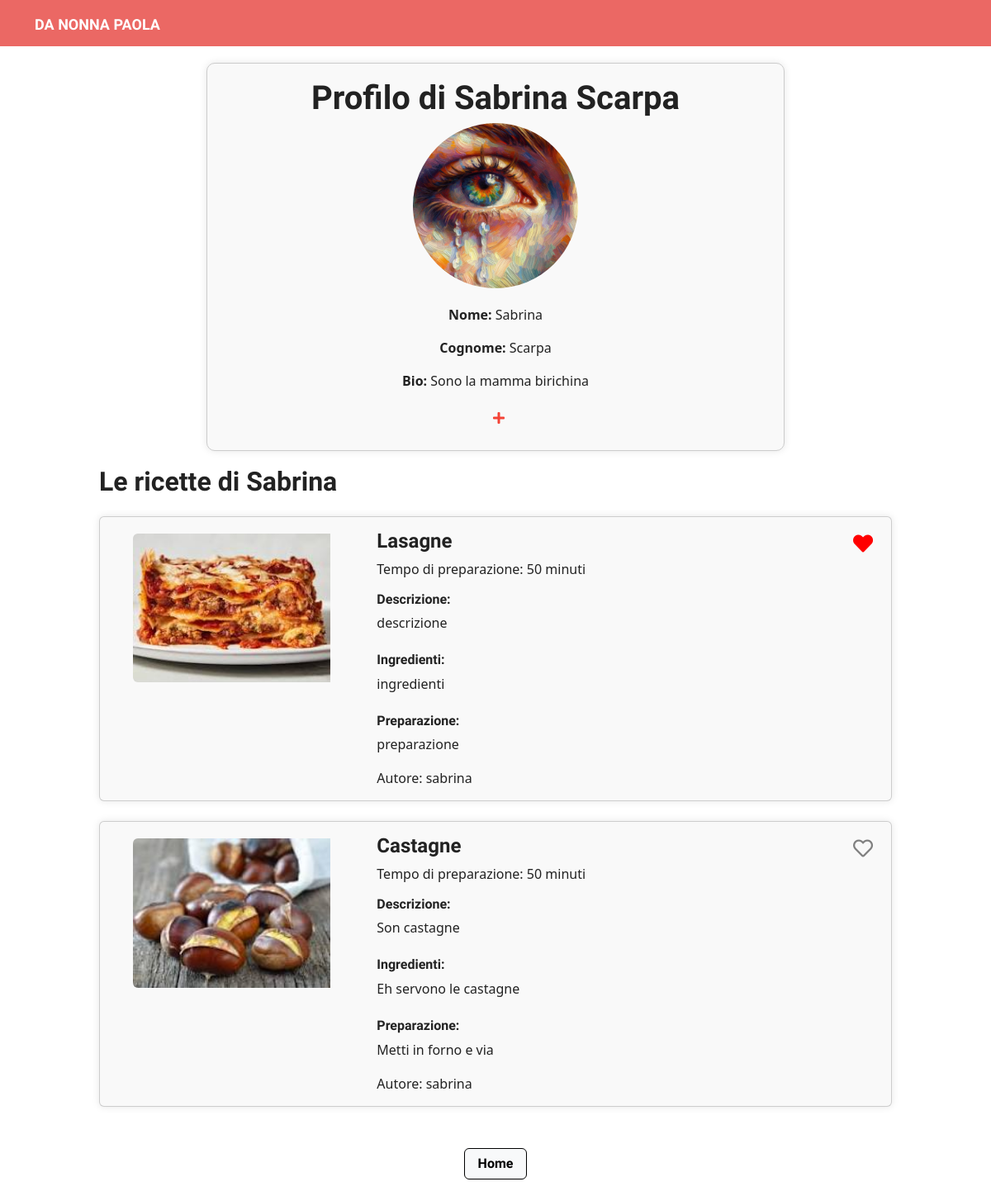
The app's page /user/4/ (signed in) with its own data.
### pages/models.py (models this page shows, shortened)
class CustomUser(AbstractUser):
    bio = models.TextField(blank=True, null=True)
    profile_picture = models.ImageField(upload_to='profile_pictures/', blank=True, null=True)
    friends = models.ManyToManyField('self', symmetrical=False, related_name='followers', blank=True)

class Recipe(models.Model):
    CATEGORY_CHOICES = [
        ('ANTIPASTI', 'Antipasti'),
        ('PRIMI', 'Primi'),
        ('SECONDI', 'Secondi'),
        ('DOLCI', 'Dolci')
    ]
    user = models.ForeignKey(settings.AUTH_USER_MODEL, related_name='recipes_created', on_delete=models.CASCADE)
    title = models.CharField(max_length=200)
    slug = models.SlugField(max_length=200, blank=True)
    image = models.ImageField(upload_to='recipes/%Y/%m/%d')
    description = models.TextField("Description")
    ingredients = models.TextField("Ingredients")
    preparation = models.TextField("Preparation")
    preparation_time = models.IntegerField("Preparation Time (minutes)", default=0)
    created = models.DateField(auto_now_add=True, db_index=True)
    likes = models.ManyToManyField(settings.AUTH_USER_MODEL, related_name='liked_recipes', blank=True)
    category = models.CharField(max_length=10, choices=CATEGORY_CHOICES, default='PRIMI')
    objects = models.Manager()

### pages/views.py (the view)
# urls.py: path('user/<int:user_id>/', views.user_profile, name='user-profile'),
@login_required
def user_profile(request, user_id):
    user = get_object_or_404(CustomUser, id=user_id)
    recipes = Recipe.objects.filter(user=user)
    return render(request, 'pages/user-profile.html', {'user': user, 'recipes': recipes})

### pages/templates/pages/user-profile.html (shortened to what this page needs)
<!DOCTYPE html>
<html lang="en">
<head>
    <link rel="stylesheet" href="https://bootswatch.com/5/journal/bootstrap.min.css">
    <link rel="stylesheet" href="https://cdnjs.cloudflare.com/ajax/libs/font-awesome/5.15.4/css/all.min.css">
</head>
<body>
<header>
    <nav class="navbar navbar-expand-lg navbar-dark bg-primary">
        <div class="container">
            <a class="navbar-brand" href="/">DA NONNA PAOLA</a>
        </div>
    </nav>
</header>
<main>
    <div class="profile-page">
        <div class="profile-info">
            <h1>Profilo di {{ user.first_name }} {{ user.last_name }}</h1>
            {% if user.profile_picture %}
                <img class="profile-picture" src="{{ user.profile_picture.url }}" alt="Profile Picture">
            {% else %}
                <p>Immagine del profilo non disponibile.</p>
            {% endif %}
            <p><strong>Nome:</strong> {{ user.first_name }}</p>
            <p><strong>Cognome:</strong> {{ user.last_name }}</p>
            <p><strong>Bio:</strong> {{ user.bio }}</p>
            <button class="follow-button btn btn-outline-primary ms-2" data-user-id="{{ user.id }}" data-author-id="{{ user.id }}">
                {% if request.user in user.followers.all %}
                    <i class="fas fa-check"></i>
                {% else %}
                    <i class="fas fa-plus" style="color: #f44336;"></i>
                {% endif %}
            </button>
        </div>
    </div>
    <div class="recipes-section" style="margin-bottom:30px; padding-left:10%; padding-right:10%;">
        <h2 class="mb-4">Le ricette di {{ user.first_name }}</h2>
        {% if recipes %}
        <div class="row row-cols-1 g-4">
            {% for recipe in recipes %}
                <div class="col">
                    <div class="card">
                        <div class="row g-0">
                            <div class="col-md-4">
                                <div class="profile-picture-container d-flex justify-content-center align-items-center">
                                    <img src="{{ recipe.image.url }}" class="img-fluid rounded-start recipe-image" alt="{{ recipe.title }}">
                                </div>
                            </div>
                            <div class="col-md-8">
                                <div class="card-body">
                                    <div class="d-flex justify-content-between">
                                        <h4 class="card-title">{{ recipe.title }}</h4>
                                        <button class="like-button" data-recipe-id="{{ recipe.id }}">
                                            {% if user in recipe.likes.all %}
                                                <i class="fas fa-heart liked"></i>
                                            {% else %}
                                                <i class="far fa-heart"></i>
                                            {% endif %}
                                        </button>
                                    </div>
                                    <p class="card-text">Tempo di preparazione: {{ recipe.preparation_time }} minuti</p>
                                    <h6>Descrizione:</h6>
                                    <p>{{ recipe.description }}</p>
                                    <h6 class="mt-4">Ingredienti:</h6>
                                    <p>{{ recipe.ingredients }}</p>
                                    <h6 class="mt-4">Preparazione:</h6>
                                    <p>{{ recipe.preparation }}</p>
                                    <div class="author-name d-flex align-items-center">
                                    <div style="transform: translateY(+5%); position: relative;">
                                        Autore: {{ recipe.user }}
                                    </div>
                                    </div>
                                </div>
                            </div>
                        </div>
                    </div>
                </div>
            {% endfor %}
        </div>
        {% else %}
        <p class="mt-4">Non hai ancora creato nessuna ricetta.</p>
        {% endif %}
    </div>
</main>
<footer style="text-align: center; padding: 20px;">
    <a type="button" class="btn btn-light" href="/">Home</a>
</footer>
</body>
</html>

### pages/templates/pages/user-profile.html (style rules this page uses)
.profile-page { width: 100%; display: flex; justify-content: center; align-items: center; padding: 20px; }
.profile-info { max-width: 700px; width: 100%; padding: 20px 40px; border: 1px solid #ccc; border-radius: 10px; box-shadow: 0 0 10px rgba(0, 0, 0, 0.1); background-color: #f9f9f9; text-align: center; }
.profile-picture { width: 200px; height: 200px; border-radius: 50%; object-fit: cover; margin-bottom: 20px; }
.card { background-color: #f9f9f9; box-shadow: 0 0 10px rgba(0, 0, 0, 0.1); }
.profile-picture-container { display: flex; justify-content: center; margin-top: 20px; }
.recipe-image { width: 75%; height: auto; }
.like-button { background: none; border: none; outline: none; cursor: pointer; }
.like-button .fas.fa-heart { color: red; }
.like-button .far.fa-heart { color: grey; }
.like-button .fas.fa-heart, .like-button .far.fa-heart { font-size: 24px; width: 24px; height: 24px; display: inline-block; }
.follow-button { background: none; border: none; cursor: pointer; }
.btn-light { border: 1px solid black; }

### records on screen
CustomUser: first_name "Sabrina", last_name "Scarpa", profile_picture (picture), bio "Sono la mamma birichina"
Recipe: image (picture), title "Lasagne", preparation_time "50", description "descrizione", ingredients "ingredienti", preparation "preparazione", user "sabrina"
Recipe: image (picture), title "Castagne", preparation_time "50", description "Son castagne", ingredients "Eh servono le castagne", preparation "Metti in forno e via", user "sabrina"
